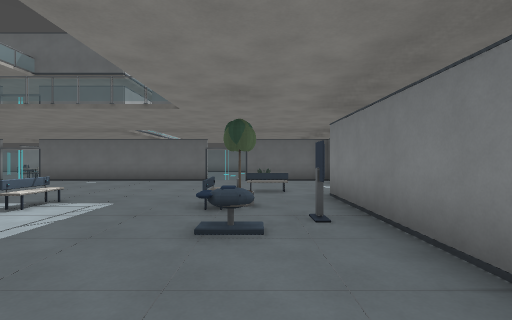
[1] (above)

17 first-person views from a walk through a 3-D level made in the Godot game engine. The camera is 1.4 m above the floor, looks level and sees 85° across. The floor is counted in squares, 2 m on a side. Each view is taken from the middle of a square. On the plan, view 1 faces up. The plan holds only what a view shows up to about 9 squares ahead; the rest is blank. The place goes on beyond the plan.

[2]
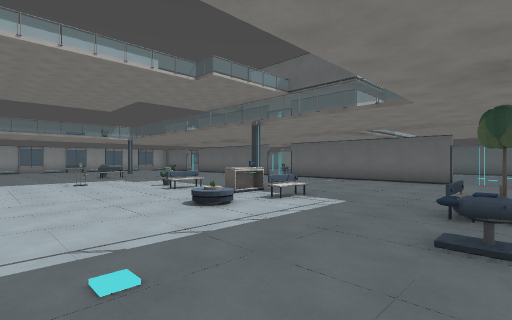

[3]
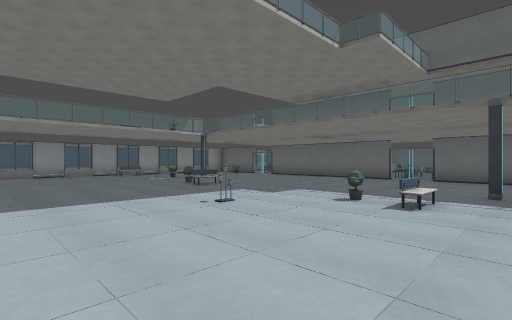

[4]
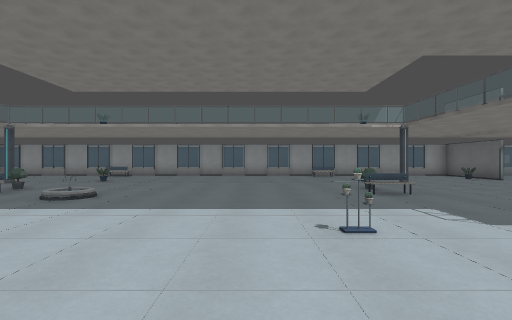

[5]
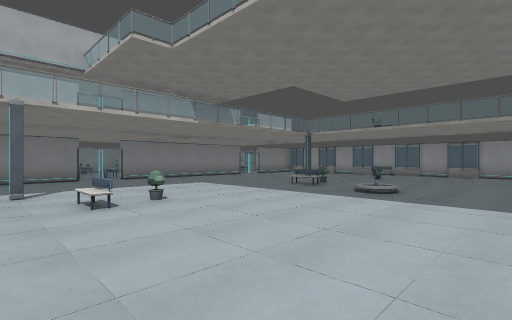

[6]
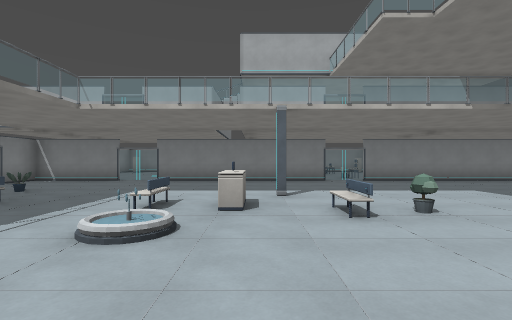

[7]
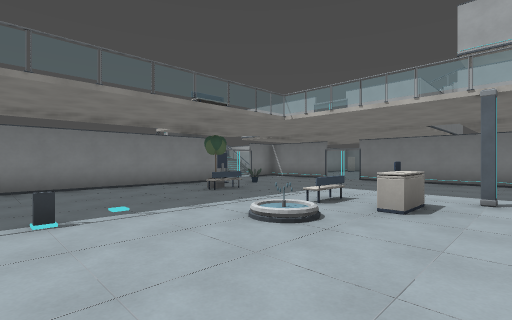

[8]
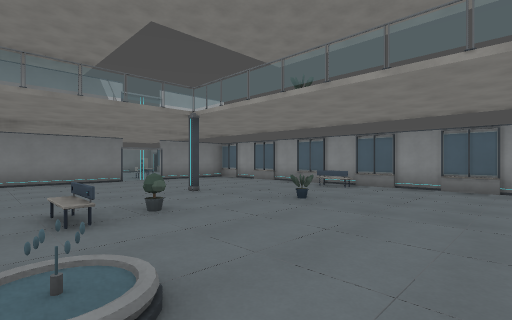

[9]
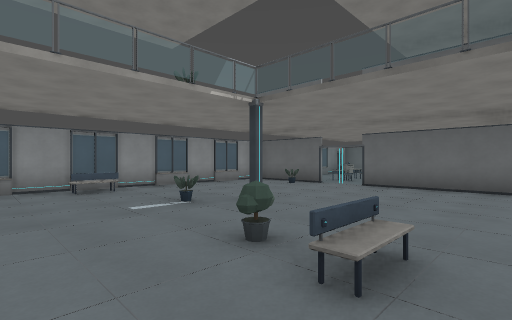

[10]
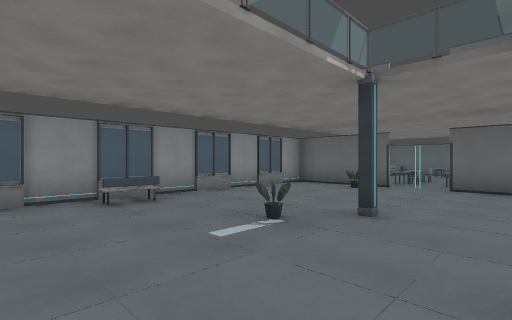

[11]
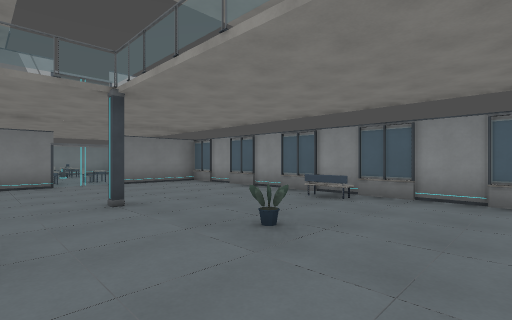

[12]
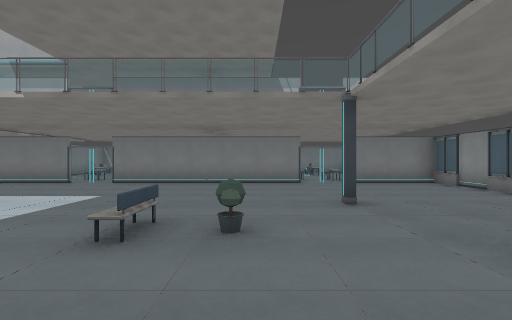

[13]
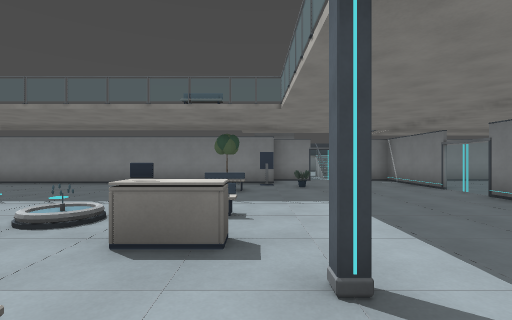

[14]
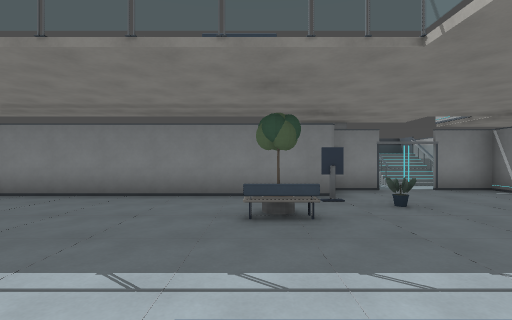

[15]
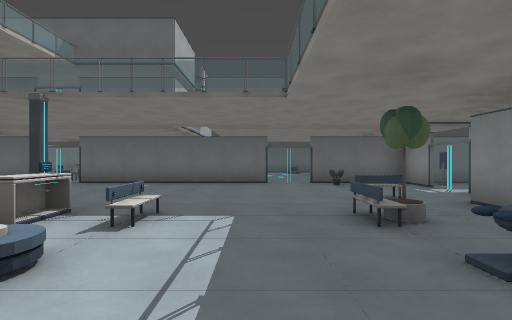

[16]
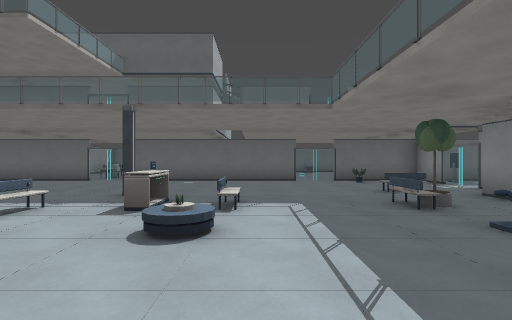

[17]
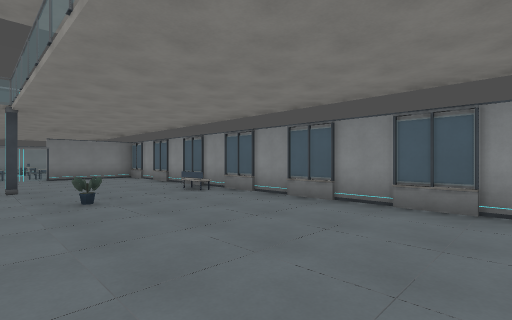

### Floor plan
Key: @ floor where view 1 was taken; # wall or solid block; . floor; = window, fence, low wall or low ledge; C column; U counter; P pot; O other object.
Columns run from 19 left of view 1 to 5 right of it. Each row starts with its distance up from view 1.
 11    #
 10   ###### ###### ###### ##
  9 #..O...............O..O
  8 #.....................#
  7 #.....................#
  6 #............CC....=..
  5 #...C........CC......#
  4 #...P.==....==U...=#.#
  3 #..................OO#
  2 #.........O..........#
  1 #....................#
  0 #..................@.#
 -1 #....................#
 -2 #.......=............#
 -3 #.......=............#
 -4 #...P..........=.....#
 -5 #.....==....==U...=..#
 -6 #...CC.......CC.....O##
 -7 #...CC.......CC....P..#
 -8 #.....................#
 -9 #.....................##
-10 #.....................##
-11 ####### ######  #####  #

Where each view was taken, in squares from view 1:
view 1: 0 up, 0 right, facing up
view 2: 0 up, 0 right, facing up-left
view 3: 1 down, 5 left, facing up-left
view 4: 1 up, 6 left, facing left
view 5: 0 up, 5 left, facing down-left
view 6: 1 down, 5 left, facing down
view 7: 1 down, 6 left, facing down-right
view 8: 1 down, 11 left, facing down-left
view 9: 2 up, 11 left, facing up-left
view 10: 2 up, 13 left, facing up-left
view 11: 2 down, 13 left, facing down-left
view 12: 2 down, 13 left, facing down
view 13: 6 down, 7 left, facing right
view 14: 5 down, 4 left, facing right
view 15: 1 up, 2 left, facing up
view 16: 0 up, 3 left, facing up
view 17: 1 up, 14 left, facing down-left
